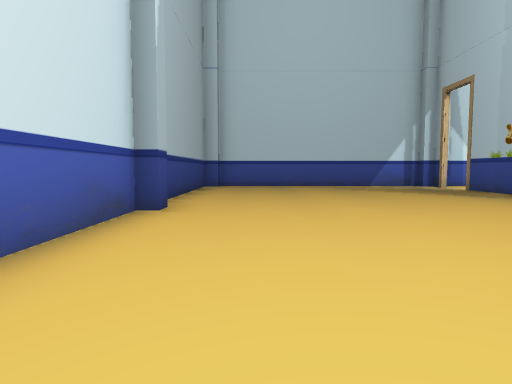
view 1 (above)

24 first-person views from a walk through a scene from a Unity 3-D project. The camera is 1.2 m above the floor, tilts 4° down and sees 75° across. Doors are open. The floor is counted in squares, 2 m on a side. Each view is taken from the middle of a square. On the plan, view 1 faces up. The plan holds only what a view shows up to about 10 squares ahead; the rest is blank. The place goes on beyond the plan. Some surface patterns are stand-ins.

view 2
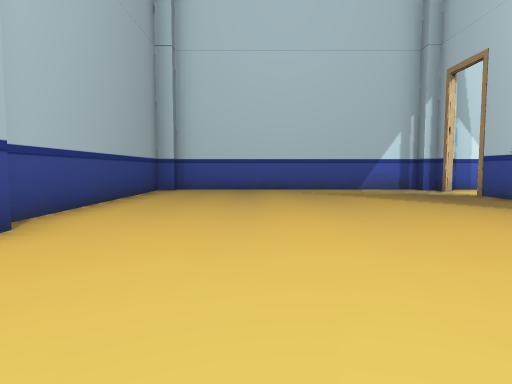

view 3
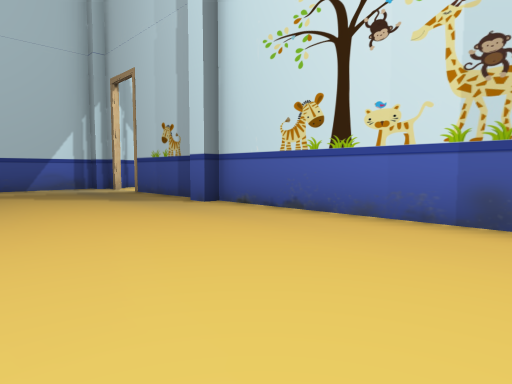

view 4
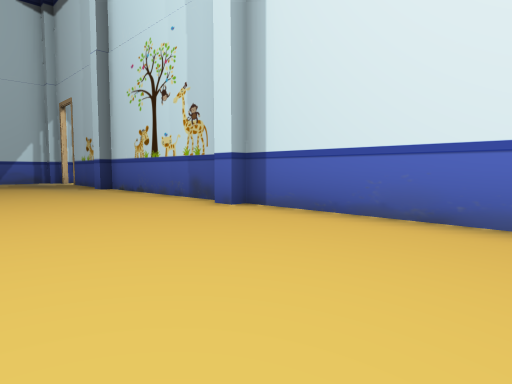

view 5
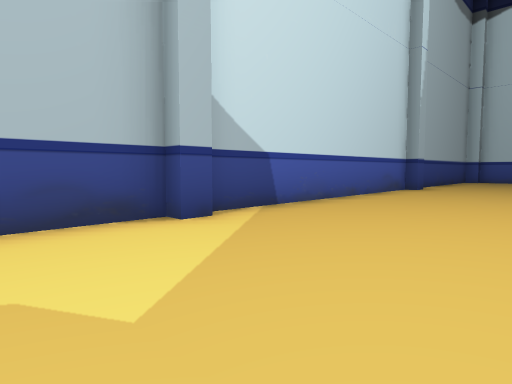

view 6
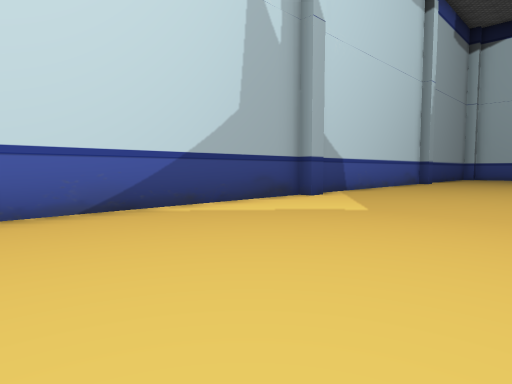

view 7
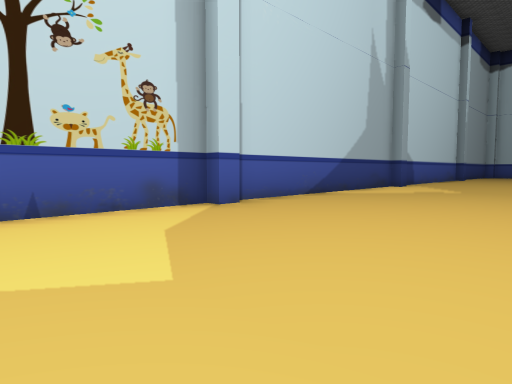

view 8
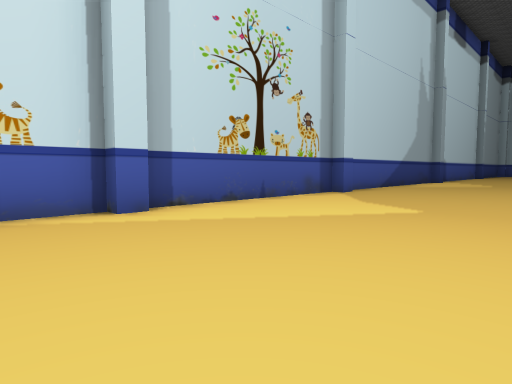

view 9
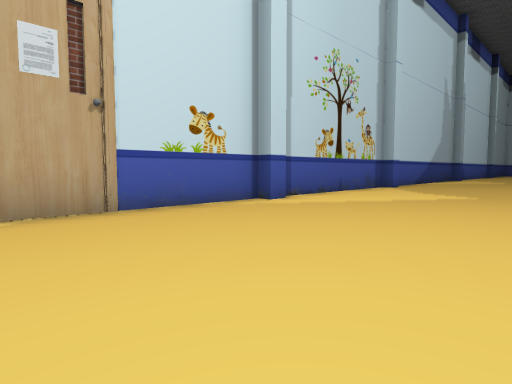

view 10
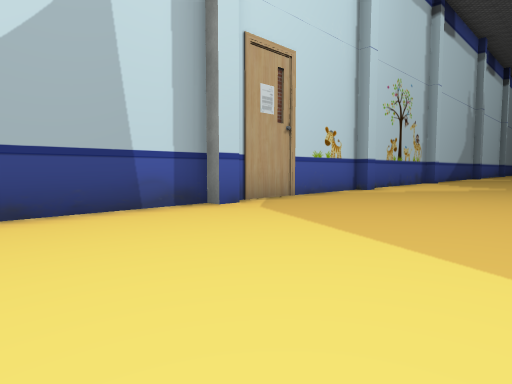

view 11
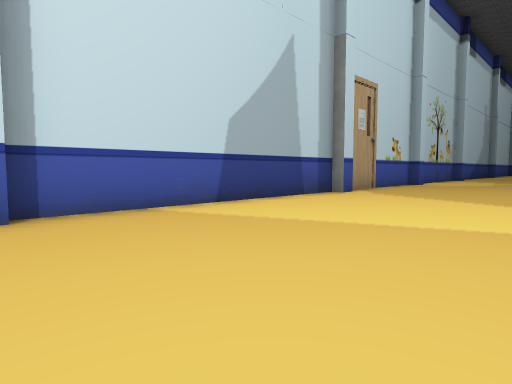

view 12
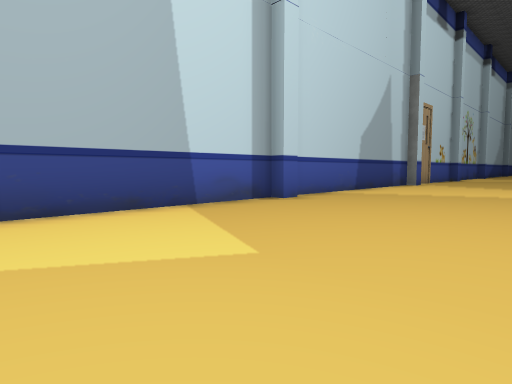

view 13
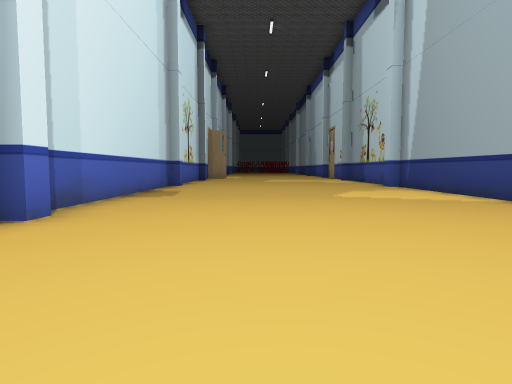

view 14
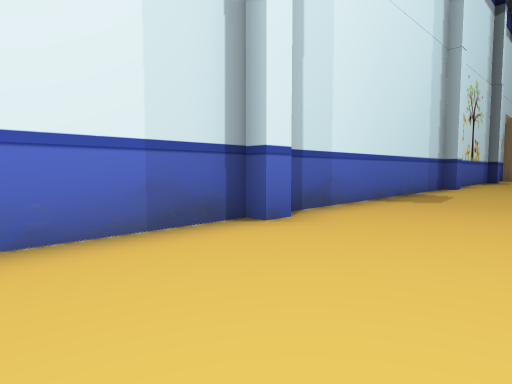

view 15
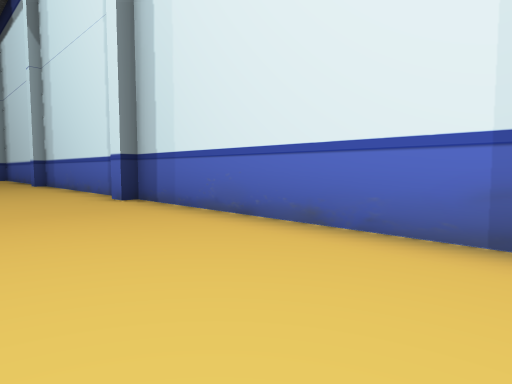

view 16
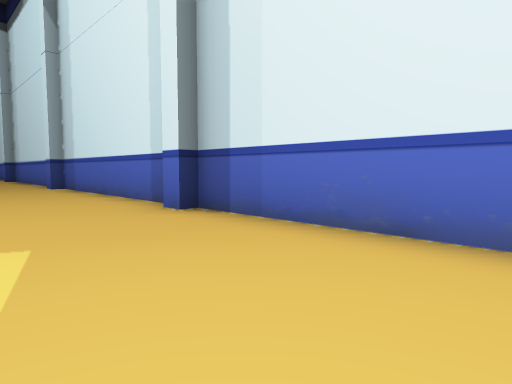

view 17
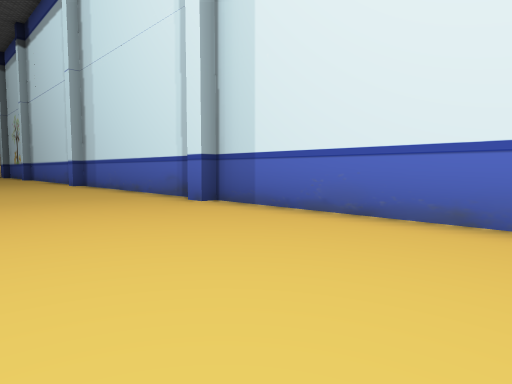

view 18
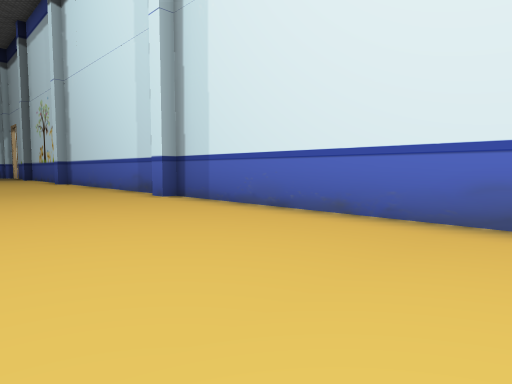

view 19
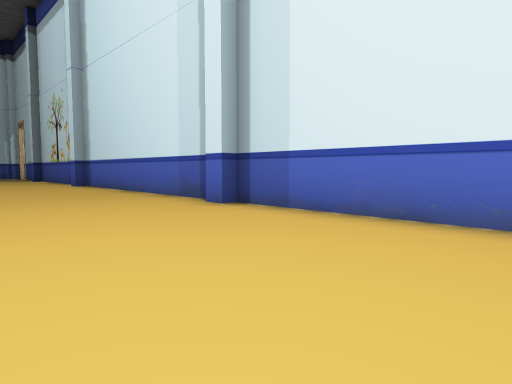

view 20
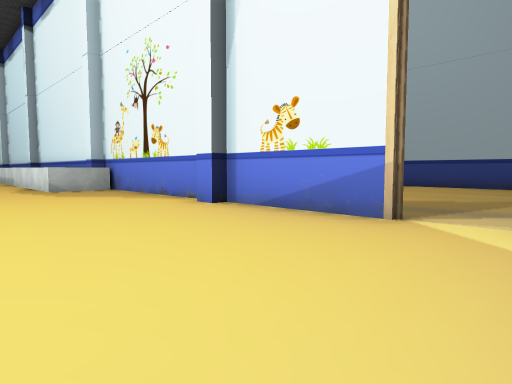

view 21
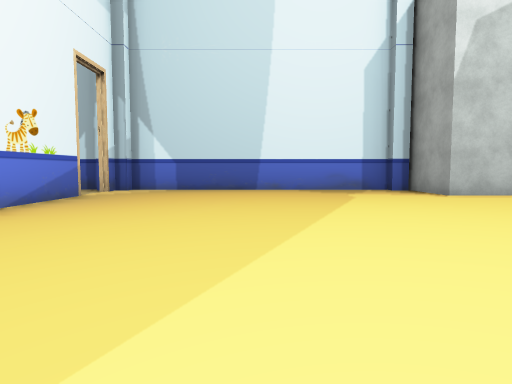

view 22
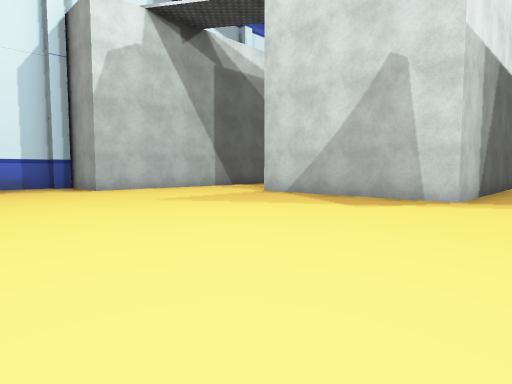

view 23
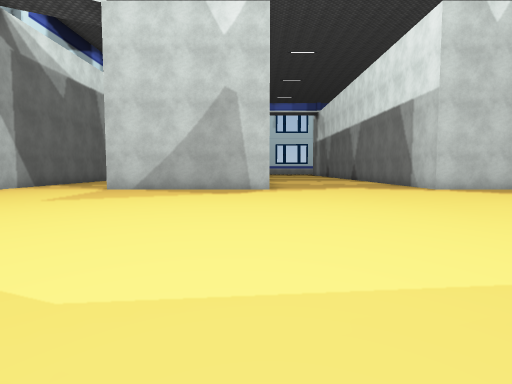

view 24
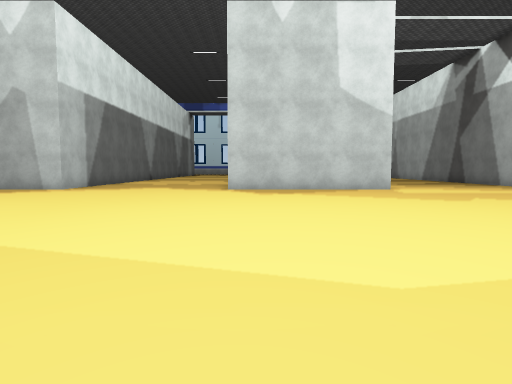

### Floor plan
Points are (right, up) in squares from view 1. A wall is a line through its corners. A room is listed if a view was taken in it or the views show most of it. See-through windows are left out.
Room 1 (views 1, 2, 3, 4, 5, 6, 7, 8, 9, 10, 11, 12, 13, 14, 15, 16, 17, 18, 19)
walls: (5.6, -15) (5.6, -14.5); (6, -14) (6, -7.5); (-1.4, -15.6) (-1.4, -16.2); (-1.7, -10.4) (-1.7, -20.7); (-1.4, -10) (-1.4, -10.5); (5.6, -7.6) (5.6, -7); (6, -6.6) (6, 0.3); (6, -20.7) (6, -14.9); (-1.4, -21) (-1.4, -21.5); (-1.7, -21.4) (-1.7, -35.1); (5.6, -21.9) (5.6, -21.2); (-1.7, -2.7) (-1.7, -9.7); (-1.4, -2.4) (-1.4, -2.9); (5.6, 0.1) (5.6, 0.8); (6, 1) (6, 5.9); (-1.4, -28.2) (-1.4, -28.9); (6, -28.9) (6, -21.7); (5.6, -29.4) (5.6, -28.7); (-1.7, 4.9) (-1.7, -2.2); (-1.4, 5.3) (-1.4, 4.8); (5.6, 5.9) (5.6, 6.5); (6, 6.9) (6, 9.5); (6, -36.6) (6, -29.6); (6, 10.6) (6, 11.2); (5.6, -37) (5.6, -36.6); (-1.2, 11.2) (-1.7, 11.2) (-1.7, 5.6); (5.6, 11.2) (5.6, 11.6) (-1.4, 11.6)
ways out: open door at (6, 10) to room 2
Room 2 (views 20, 21, 22, 23, 24)
walls: (17.6, -8) (17.6, -3.2) (18.1, -3.2); (23.1, 1.6) (17.6, 1.6) (17.6, 6.4); (6.1, 1.3) (7.7, 1.3) (7.7, -0.9); (6.1, 5.5) (6.1, 0.8); (6.5, 6.4) (6.5, 5.9); (15.9, 9.4) (14.3, 9.4) (14.3, 11.5); (18.1, 9.4) (17.6, 9.4); (14.2, 11.2) (13.8, 11.2) (13.8, 11.6) (6.5, 11.6) (6.5, 11.1); (6.1, 9.5) (6.1, 6.4); (6.1, 11.3) (6.1, 10.6)
ways out: open door at (6, 10) to room 1

Where each view was taken, in squares from view 1:
view 1: 0 up, 0 right, facing up
view 2: 2 up, 1 right, facing up
view 3: 1 up, 2 right, facing up-right
view 4: 4 down, 2 right, facing up-right
view 5: 5 down, 2 right, facing up-left
view 6: 9 down, 3 right, facing up-left
view 7: 14 down, 3 right, facing up-left
view 8: 18 down, 3 right, facing up-left
view 9: 21 down, 3 right, facing up-left
view 10: 25 down, 3 right, facing up-left
view 11: 29 down, 3 right, facing up-left
view 12: 34 down, 3 right, facing up-left
view 13: 25 down, 3 right, facing down
view 14: 26 down, 3 right, facing down-right
view 15: 28 down, 3 right, facing up-right
view 16: 26 down, 3 right, facing up-right
view 17: 20 down, 2 right, facing up-right
view 18: 14 down, 2 right, facing up-right
view 19: 12 down, 2 right, facing up-right
view 20: 11 up, 10 right, facing down-left
view 21: 2 up, 10 right, facing up
view 22: 0 up, 11 right, facing up-right
view 23: 2 up, 8 right, facing right
view 24: 4 down, 8 right, facing right
